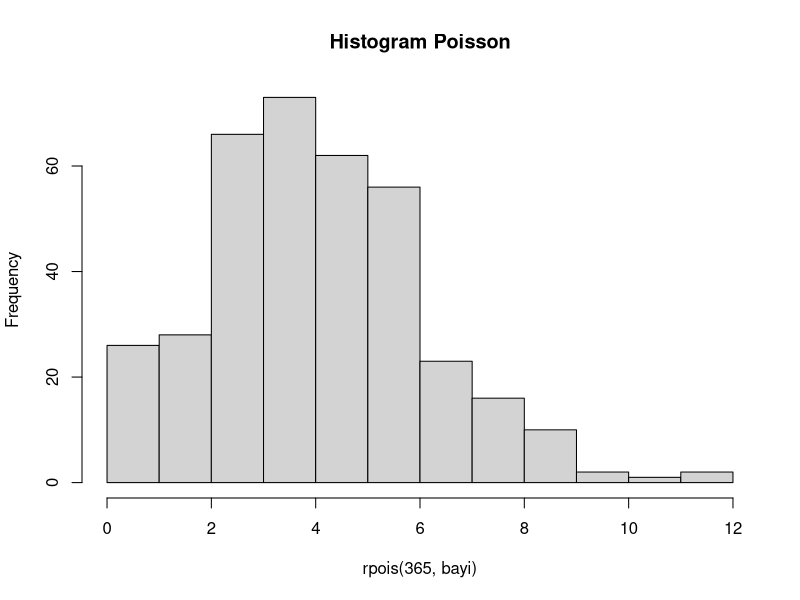

This chart was generated by the following R code:
bayi = 4.5

#A
b_lahir = 6
peluang = dpois(b_lahir, bayi)
peluang

#B
hist(rpois(365, bayi), main = "Histogram Poisson")

#C
# Bandingkan hasil poin a dan b. Apa kesimpulan yang bisa didapatkan?

#D
rataan = varian = bayi
rataan
varian